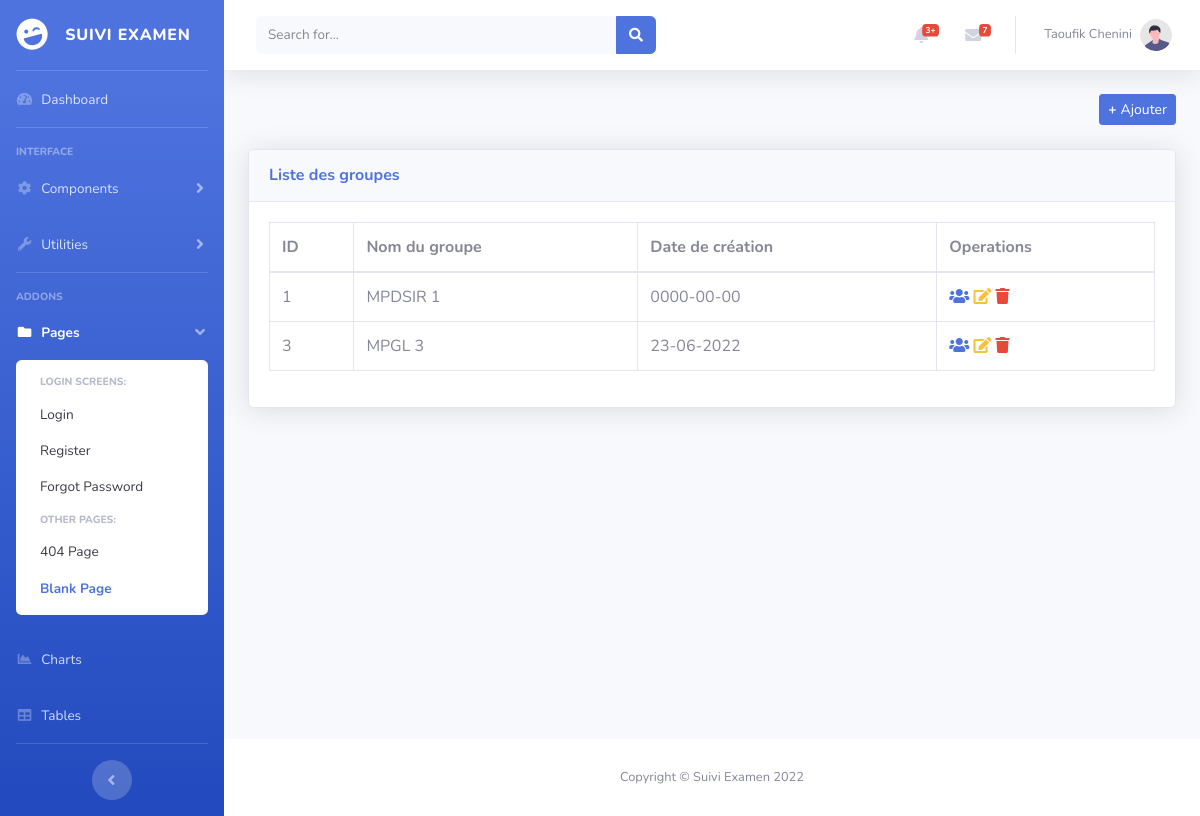
Screenshot of /admin/manage_groupe.php with the database file from the repository.
### tables this page shows
CREATE TABLE `groupe` (
  `idGroupe` int(11) NOT NULL,
  `nomGroupe` varchar(100) NOT NULL,
  `dateCreation` varchar(20) NOT NULL,
  `au` int(11) NOT NULL
);

### admin/manage_groupe.php (the view, shortened to what this page needs)
<?php
include('includes/header.php');
include('includes/navbar.php');
include('config/dbconn.php');
$query="SELECT * from groupe";
$res=mysqli_query($con, $query);
?>
 <div class="container-fluid">
    <div class="d-sm-flex align-items-center justify-content-between mb-4">
        <a href="add_groupe.php" class="d-none d-sm-inline-block btn btn-sm btn-primary shadowsm"> <b> + </b>Ajouter </a>
    </div>
    <div class="card shadow mb-4">
                        <div class="card-header py-3">
                            <h6 class="m-0 font-weight-bold text-primary">Liste des groupes</h6>
                        </div>
                        <div class="card-body">
                            <div class="table-responsive">
                                <table class="table table-bordered" id="dataTable" width="100%" cellspacing="0">
                                    <thead>
                                        <tr>
                                            <th>ID</th>
                                            <th>Nom du groupe</th>
                                            <th>Date de création</th>
                                            <th>Operations</th>
                                        </tr>
                                    </thead>
                                    <tbody>
                                        <?php $i = 0;
                                        foreach($res as $data){
                                            $i++; ?>
                                        <tr>
                                            <td><?php echo $data['idGroupe']; ?></td>
                                            <td><?php echo $data['nomGroupe']; ?></td>
                                            <td><?php echo $data['dateCreation']; ?></td>
                                            <td>
                                            <a href="groupe_details.php?id_groupe=<?php echo $data['idGroupe']; ?>" title="Liste des matières affectué" class="icon-lg text-suucess">
                                                <i class="fas fa-users"></i>
                                                </a>
                                                <a href="edit_groupe.php?id_row=<?php echo $data['idGroupe']; ?>" title="Modifier" class="icon-lg text-warning">
                                                    <i class="fas fa-edit"></i>
                                                </a>
                                                <a href="" data-target="#modal_delete<?php echo $data['idGroupe']?>" data-toggle="modal" class="icon-lg text-danger ">
                                                    <i class="fas fa-trash"></i>
                                                </a>
                                            </td>
                                        </tr>
                                        <?php } ?>
                                    </tbody>
                                </table>
                            </div>
                        </div>
                    </div>
</div>
<?php
include('includes/footer.php');
include('includes/scripts.php');
?>

### rows the page displays
groupe: idGroupe "1", nomGroupe "MPDSIR 1", dateCreation "0000-00-00"
groupe: idGroupe "3", nomGroupe "MPGL 3", dateCreation "23-06-2022"
